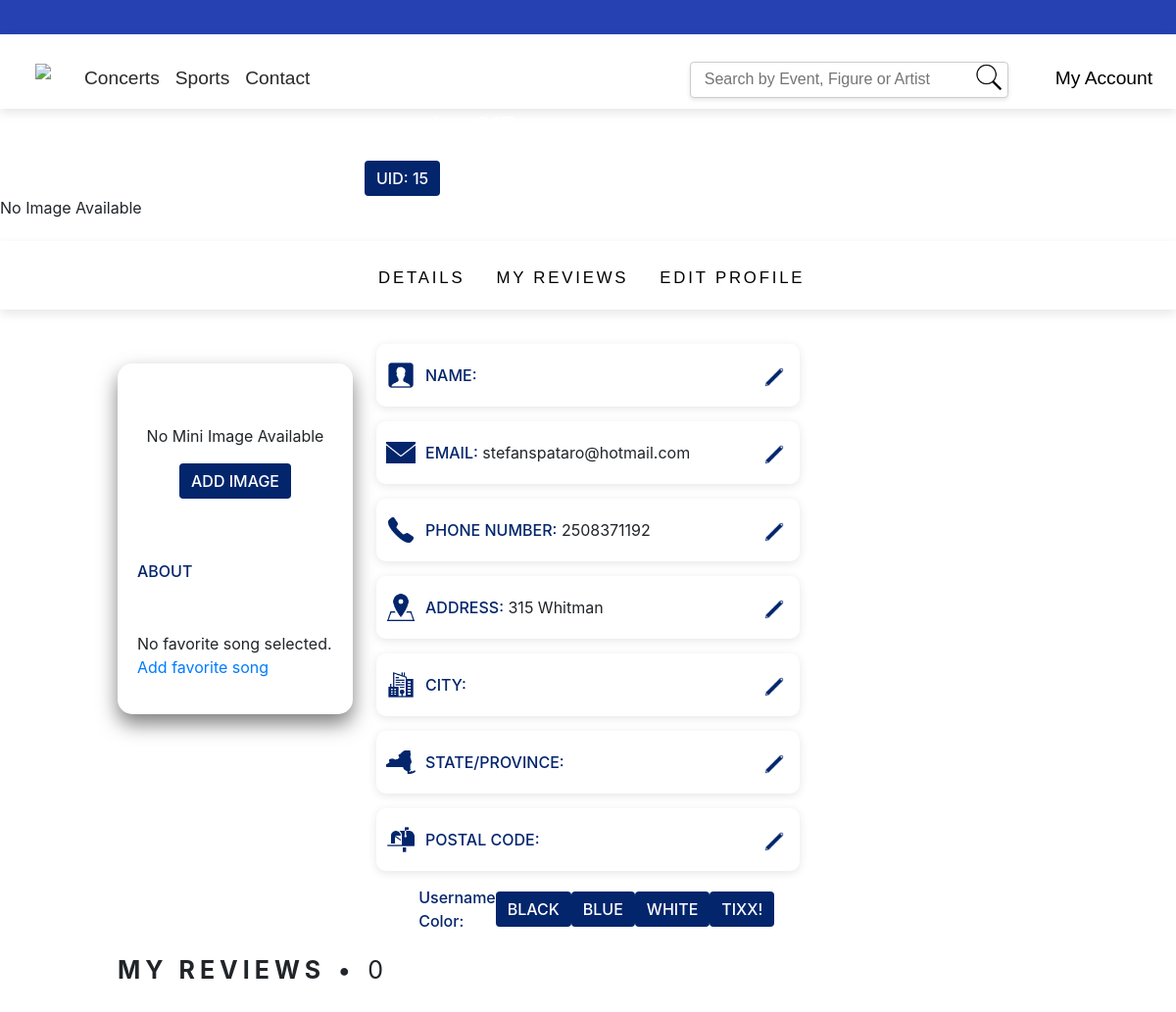
The app's page /profile/ (signed in) with its own data.
### tixx/models.py (models this page shows)
class User(AbstractUser):
    userId = models.AutoField(primary_key=True)
    userDescription = models.CharField(max_length=200, blank=True)
    userPhoneNumber = models.CharField(max_length=10, blank=True)
    userAddress = models.CharField(max_length=100, blank=True)
    isOrganiser = models.BooleanField(default=False)
    organiserCredentials = models.CharField(max_length=100, blank=True)
    userProfilePicture = models.ImageField(upload_to='profile_pictures/', blank=True, null=True)
    userProfilePicture = models.ImageField(upload_to='profile_pictures/', blank=True, null=True, default='profile_pictures/default.png')
    miniImage = models.ImageField(upload_to='mini_images/', blank=True, null=True)
    firstName = models.CharField(max_length=30, blank=True)
    lastName = models.CharField(max_length=150, blank=True)
    favoriteFigure = models.ForeignKey(Figure, on_delete=models.SET_NULL, blank=True, null=True)
    favoriteSongSpotifyId = models.CharField(max_length=255, blank=True, null=True)
    city = models.CharField(max_length=100, blank=True)
    stateProvince = models.CharField(max_length=100, blank=True)
    postalcode = models.CharField(max_length=20, blank=True)
    REQUIRED_FIELDS = ['email', 'userPhoneNumber', 'userAddress']

### tixx/views.py (the view)
# urls.py: path('profile/', views.view_profile, name='view_profile'),
@login_required
def view_profile(request):
    user = request.user
    reviews = Review.objects.filter(userReview=user)
    return render(request, 'view_profile.html', {'user': user, 'reviews': reviews})

### tixx/templates/view_profile.html (shortened to what this page needs)
{% extends "base.html" %}
{% block content %}
{% load static %}
{% load figuretag %}
<link rel="stylesheet" href="https://cdnjs.cloudflare.com/ajax/libs/font-awesome/5.15.4/css/all.min.css">
<link rel="stylesheet" href="{% static 'css/view_profile.css' %}">
<body>
    <div class="background-items">
        <div class="pfp" id="pfpContainer">
            {% if user.miniImage %}
                <img src="{{ user.miniImage.url }}" alt="{{ user.username }}">
            {% else %}
                <div class="mini-image-placeholder">
                    <p>No Mini Image Available</p>
                    <a href="{% url 'edit_profile' %}?section=miniImage&username={{ user.username }}">
                        <button type="button" id="addMini" class="btn btn-primary">ADD IMAGE</button>
                    </a>
                </div>
            {% endif %}
            <p id="About">ABOUT</p>
            <p id="userDesc">{{ user.userDescription }}</p>
                        {% if user.favoriteSongSpotifyId %}
                            <div id="favoriteSong">
                                <iframe src="https://open.spotify.com/embed/track/{{ user.favoriteSongSpotifyId }}" width="100%" height="100" frameBorder="0" allowfullscreen="" allow="autoplay; clipboard-write; encrypted-media; fullscreen; picture-in-picture" loading="lazy" style="display: block;"></iframe>
                            </div>
                        {% else %}
                            <div class="no-favorite-song">
                                <p>No favorite song selected. <a href="{% url 'edit_profile' %}?section=favoriteSongSpotifyId&username={{ user.username }}">Add favorite song</a></p>
                            </div>
                        {% endif %}
                </div>
        </div>
        <div class="usernameStatus">
            <p id="username" style="color: {{ request.session.username_color|default:'#000' }}" onclick="toggleColorMenu()">
            </p>
            <button type="button" id="follow" class="btn btn-primary">UID: {{ user.userId }}</button>
        </div>
    <div class="pfp-background">
        {% if user.backgroundImage %}
            <img src="{{ user.backgroundImage.url }}" alt="{{ user.username }}" class="background-image">
        {% else %}
            {% if user.userProfilePicture %}
                <img src="{{ user.userProfilePicture.url }}" alt="{{ user.username }}" class="background-image">
            {% else %}
                <p>No Image Available</p>
            {% endif %}
        {% endif %}
    </div>
    <div class="white-bar navbar navbar-expand">
        <ul class="navbar-nav">
            <li class="nav-item mr-3">
                <a class="nav-link events-button" href="#">DETAILS</a>
            </li>
            <li class="nav-item mr-3">
                <a class="nav-link gallery-button" href="#">MY REVIEWS</a>
            </li>
            <li class="nav-item mr-3">
                <a class="nav-link about-button" href="#about-section">EDIT PROFILE</a>
            </li>
        </ul>
    </div>
    <div class="details">
        <div class="detail" data-type="name">
            <img src="{% static 'icons/name.png' %}" alt="Name Icon" class="icon">
            <p><span class="title">NAME:</span> {{ user.firstName }} {{ user.lastName }}</p>
            <a href="{% url 'edit_profile' %}?section=name&username={{ user.username }}&firstName={{ user.firstName }}&lastName={{ user.lastName }}">
                <button class="edit-btn">
                    <img src="{% static 'icons/edit.png' %}" alt="Edit Icon">
                </button>
            </a>
        </div>
        <div class="detail" data-type="email">
            <img src="{% static 'icons/email.png' %}" alt="Email Icon" class="icon">
            <p><span class="title">EMAIL:</span> {{ user.email }}</p>
            <a href="{% url 'edit_profile' %}?section=email&username={{ user.username }}">
                <button class="edit-btn">
                    <img src="{% static 'icons/edit.png' %}" alt="Edit Icon">
                </button>
            </a>
        </div>
        <div class="detail" data-type="phone">
            <img src="{% static 'icons/phone.png' %}" alt="Phone Icon" class="icon">
            <p><span class="title">PHONE NUMBER:</span> {{ user.userPhoneNumber }}</p>
            <a href="{% url 'edit_profile' %}?section=address&username={{ user.username }}">
                <button class="edit-btn">
                    <img src="{% static 'icons/edit.png' %}" alt="Edit Icon">
                </button>
            </a>
        </div>
        <div class="detail" data-type="address">
            <img src="{% static 'icons/address.png' %}" alt="Address Icon" class="icon">
            <p><span class="title">ADDRESS:</span> {{ user.userAddress }}</p>
            <a href="{% url 'edit_profile' %}?section=address&username={{ user.username }}">
                <button class="edit-btn">
                    <img src="{% static 'icons/edit.png' %}" alt="Edit Icon">
                </button>
            </a>
        </div>
        <div class="detail" data-type="city">
            <img src="{% static 'icons/city.png' %}" alt="City Icon" class="icon">
            <p><span class="title">CITY:</span> {{ user.city }}</p>
            <a href="{% url 'edit_profile' %}?section=city&username={{ user.username }}">
                <button class="edit-btn">
                    <img src="{% static 'icons/edit.png' %}" alt="Edit Icon">
                </button>
            </a>
        </div>
        <div class="detail" data-type="stateProvince">
            <img src="{% static 'icons/state.png' %}" alt="State/Province Icon" class="icon">
            <p><span class="title">STATE/PROVINCE:</span> {{ user.stateProvince }}</p>
            <a href="{% url 'edit_profile' %}?section=stateProvince&username={{ user.username }}">
                <button class="edit-btn">
                    <img src="{% static 'icons/edit.png' %}" alt="Edit Icon">
                </button>
            </a>
        </div>
        <div class="detail" data-type="postalcode">
            <img src="{% static 'icons/postal.png' %}" alt="Postal Code Icon" class="icon">
            <p><span class="title">POSTAL CODE:</span> {{ user.postalcode }}</p>
            <a href="{% url 'edit_profile' %}?section=postalcode&username={{ user.username }}">
                <button class="edit-btn">
                    <img src="{% static 'icons/edit.png' %}" alt="Edit Icon">
                </button>
            </a>
        </div>
        <div id="colorMenu" class="color-menu">
            <p id="usernameColor">Username Color:</p>
            <div class="color-option" >
                <form method="post" action="{% url 'edit_profile' %}">
                    <button type="submit" id="colorID" class="btn btn-primary">BLACK</button>
                </form>
            </div>
            <div class="color-option">
                <form method="post" action="{% url 'edit_profile' %}">
                    <button type="submit" id="colorID" class="btn btn-primary">BLUE</button>
                </form>
            </div>
            <div class="color-option">
                <form method="post" action="{% url 'edit_profile' %}">
                    <button type="submit" id="colorID" class="btn btn-primary">WHITE</button>
                </form>
            </div>
            <div class="color-option">
                <form method="post" action="{% url 'edit_profile' %}">
                    <button type="submit" id="colorID" class="btn btn-primary">TIXX!</button>
                </form>
            </div>
        </div>
    </div>
    <div id="reviews-title" class="d-flex justify-content-between align-items-center">
        <p><strong>MY REVIEWS</strong> • {{ reviews.count }}</p>
    </div>
</body>
</html>
{% endblock %}

### tixx/static/css/base.css (style rules this page uses)
.nav-item { transition: transform 0.3s ease; }
.navbar-nav { margin-top: 15px; color: black; }
.nav-link { color: black; }
.nav-item { font-family: 'arial-bold', sans-serif; font-size: larger; }
.navbar { box-shadow: 0px 4px 10px rgba(0, 0, 0, 0.1); background-color: #FFFFFF !important; }

### tixx/static/css/view_profile.css (style rules this page uses)
.mini-image-placeholder { width: 100%; height: 200px; object-fit: cover; border-top-right-radius: 25px; border-top-left-radius: 25px; padding: 20px; border-radius: 25px; display: flex; flex-wrap: nowrap; align-content: center; justify-content: center; align-items: center; flex-direction: column; }
.no-favorite-song p { padding: 20px; }
#addMini { background-color: #03256C; font-weight: 500; color: white; border: none; }
.pfp { width: 20%; position: absolute; margin-left: 10%; margin-top: 230px; transform: translateY(-50%); z-index: 2; box-shadow: 0px 10px 20px rgba(0, 0, 0, 0.5); perspective: 1000px; border-radius: 15px; background-color: #FFF; }
.pfp-background { width: 100%; border-radius: 10px; overflow: hidden; position: absolute; top: 0; left: 0; z-index: -1; }
#userDesc { padding: 20px; font-weight: 500; font-size: 14px; color: #222222; padding-top: 10px; margin-bottom: 0; }
.white-bar { width: 100%; height: 70px; background-color: #FFFFFF; box-shadow: 0px 4px 10px rgba(0, 0, 0, 0.1); position: relative; }
.white-bar .navbar-nav { position: relative; left: 14%; }
.white-bar .navbar-nav { position: relative; left: 31%; margin-bottom: 10px; font-weight: 500; letter-spacing: 0.2em; font-size: 14px; }
.detail p { width:100%; }
.detail img { width:30px; height:30px; padding:0; }
.background-items { display: flex; flex-direction: column; }
#About { font-weight:500; padding:20px; padding-bottom:0; margin:0; color:#03256C; padding-top:0; }
#follow { margin-left:31%; background-color:#03256C; font-weight:500; color:white; border:none; }
.pfp-background { position: static; display: inline-block; overflow: hidden; }
.background-items { position: absolute; top: 0; left: 0; width: 100%; z-index: 1; margin-top: 320px; }
.details { display: flex; margin-lefT: 32%; margin-right: 32%; flex-direction: column; margin-top: 35px; }
.detail p { margin:0; padding:10px; }
.detail button { margin-left: auto; }
.detail { border-radius: 10px; box-shadow: 0 2px 10px rgba(0, 0, 0, 0.1); padding: 10px; margin-bottom: 15px; }
.detail .title { color:#03256C; font-weight:500; }
.edit-btn { right: 3%; background: transparent; border: none; cursor: pointer; outline: none; }
.edit-btn img { width:20px; height:20px; }
.edit-btn img { width: 20px; height: 20px; transition: transform 0.3s ease; }
.detail { position: relative; border-radius: 10px; box-shadow: 0 2px 10px rgba(0, 0, 0, 0.1); padding: 10px; margin-bottom: 15px; display: flex; align-items: center; justify-content: space-between; }
.detail p { margin: 0; padding: 10px; }
form { width:100%; }
#colorID { background-color: #03256C; font-weight: 500; color: white; border: none; }
#colorMenu { display: flex; justify-content: space-evenly; align-items: center; flex-direction: row; flex-wrap: nowrap; margin-left: 10%; margin-right: 10%; }
#usernameColor { font-weight:500; color:#03256C; margin: 0; }
#username { margin-left: 31%; font-weight: 500; font-size: 25px; color: #fff; }
.usernameStatus { position:relative; }
#reviews-title { letter-spacing: 0.2em; font-size: 25px; margin-bottom:20px; margin-top:20px; margin-left:10%; }

### records on screen
User: userId "15", email "stefanspataro@hotmail.com", userPhoneNumber "2508371192", userAddress "315 Whitman"

### other values on screen
{{ reviews.count }} "0"
